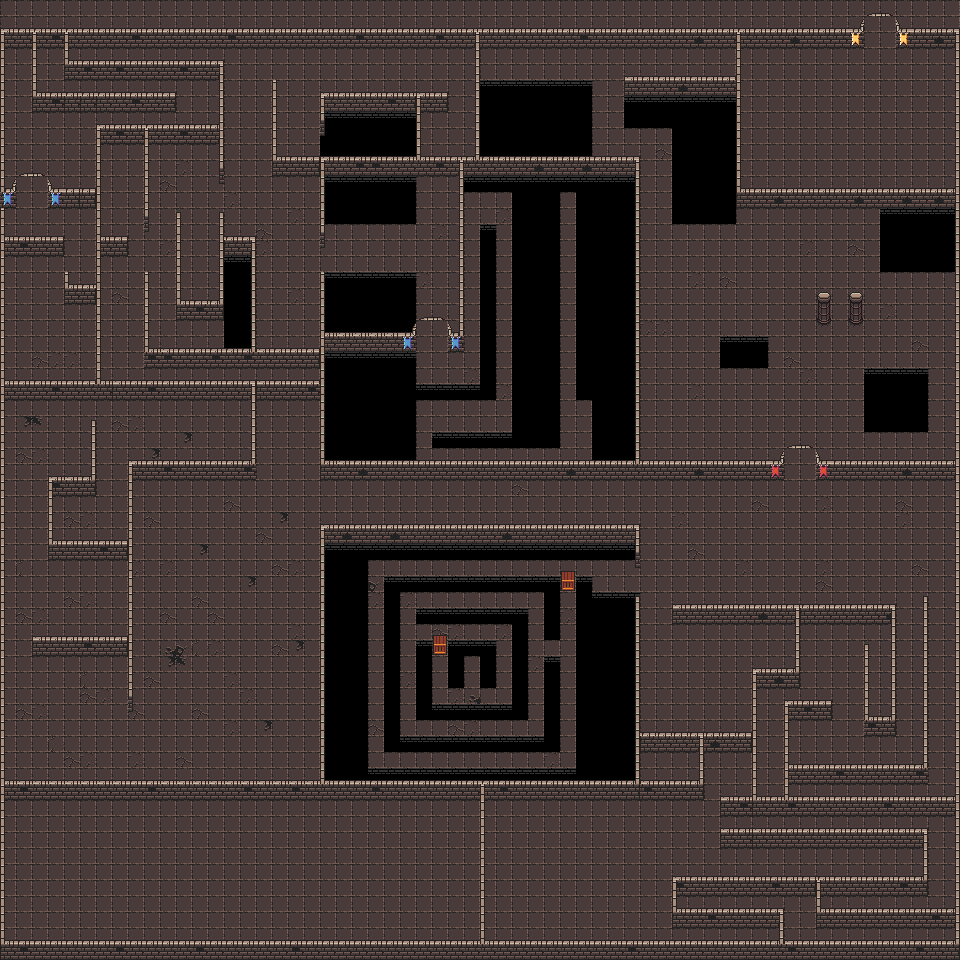

The image is a tile-based game level rendered from a .tmx file. Its description and source (layers, tilesets, objects; grid data summarised) follow:
An orthogonal 60x60 tile map with 16x16 px tiles, 3 tile layers (floor, walls, side-walls) and 386 objects (203x spike, 159x wall, 14x ladder, 4x plate, 3x door, ...).

<map version="1.10" tiledversion="1.10.1" orientation="orthogonal" renderorder="right-down" width="60" height="60" tilewidth="16" tileheight="16" infinite="0" nextlayerid="7" nextobjectid="504">
 <tileset firstgid="1" name="tiles_spritesheet" tilewidth="16" tileheight="16" tilecount="1024" columns="32">
  <image source="tiles_spritesheet.png" width="512" height="512" />
 </tileset>
 <layer id="6" name="floor" width="60" height="60">
  <data>[3600 cells, 3593 non-empty, 13 distinct tile ids]</data>
 </layer>
 <layer id="1" name="walls" width="60" height="60" locked="1">
  <data>[3600 cells, 1837 non-empty, 37 distinct tile ids]</data>
 </layer>
 <layer id="3" name="side-walls" width="60" height="60" locked="1">
  <data>[3600 cells, 593 non-empty, 24 distinct tile ids]</data>
 </layer>
 <objectgroup id="2" name="obj">
  <object id="12" name="red-plate" type="plate" x="43.3333" y="64.6667" width="16" height="2">
   <properties>
    <property name="color" value="red" />
    <property name="connected" type="int" value="1" />
   </properties>
  </object>
  <object id="24" name="blue-plate" type="plate" x="791.25" y="922.5" width="16" height="2">
   <properties>
    <property name="color" value="blue" />
    <property name="connected" type="int" value="2" />
   </properties>
  </object>
  <object id="27" name="blue-door" type="door" x="16" y="176" width="32" height="17">
   <properties>
    <property name="connected" type="int" value="2" />
   </properties>
  </object>
  <object id="28" name="red-door" type="door" x="784" y="448" width="32" height="17">
   <properties>
    <property name="connected" type="int" value="1" />
   </properties>
  </object>
  <object id="29" name="exit-door" type="exit" x="864" y="16" width="32" height="17">
   <properties>
    <property name="connected" type="int" value="7" />
   </properties>
  </object>
  <object id="30" name="spike" type="spike" x="32" y="288" width="16" height="2" />
  <object id="31" name="spike" type="spike" x="48" y="304" width="16" height="2" />
  <object id="33" name="spike" type="spike" x="16" y="304" width="16" height="2" />
  <object id="34" name="spike" type="spike" x="32" y="320" width="16" height="2" />
  <object id="37" name="spike" type="spike" x="48" y="336" width="16" height="2" />
  <object id="38" name="spike" type="spike" x="16" y="336" width="16" height="2" />
  <object id="40" name="spike" type="spike" x="64" y="320" width="16" height="2" />
  <object id="41" name="ladder" type="ladder" x="64" y="352" width="16" height="2">
   <properties>
    <property name="connected" type="int" value="1" />
   </properties>
  </object>
  <object id="42" name="ladder" type="ladder" x="432" y="128" width="16" height="2">
   <properties>
    <property name="connected" type="int" value="1" />
   </properties>
  </object>
  <object id="43" name="ladder" type="ladder" x="790.75" y="900" width="16" height="2">
   <properties>
    <property name="connected" type="int" value="2" />
   </properties>
  </object>
  <object id="44" name="ladder" type="ladder" x="934" y="880" width="16" height="2">
   <properties>
    <property name="connected" type="int" value="2" />
   </properties>
  </object>
  <object id="52" name="blue-door" type="door" x="416" y="320" width="32" height="17">
   <properties>
    <property name="connected" type="int" value="3" />
   </properties>
  </object>
  <object id="53" name="ladder" type="ladder" x="560" y="224" width="16" height="2">
   <properties>
    <property name="connected" type="int" value="3" />
   </properties>
  </object>
  <object id="54" name="ladder" type="ladder" x="32" y="864" width="16" height="2">
   <properties>
    <property name="connected" type="int" value="3" />
   </properties>
  </object>
  <object id="55" name="ladder" type="ladder" x="448" y="816" width="16" height="2">
   <properties>
    <property name="connected" type="int" value="4" />
   </properties>
  </object>
  <object id="56" name="ladder" type="ladder" x="512" y="64" width="16" height="2">
   <properties>
    <property name="connected" type="int" value="4" />
   </properties>
  </object>
  <object id="57" name="spike" type="spike" x="96" y="816" width="16" height="2" />
  <object id="58" name="spike" type="spike" x="112" y="832" width="16" height="2" />
  <object id="59" name="spike" type="spike" x="64" y="816" width="16" height="2" />
  <object id="60" name="spike" type="spike" x="80" y="832" width="16" height="2" />
  <object id="61" name="spike" type="spike" x="96" y="848" width="16" height="2" />
  <object id="62" name="spike" type="spike" x="64" y="848" width="16" height="2" />
  <object id="63" name="spike" type="spike" x="144" y="832" width="16" height="2" />
  <object id="64" name="spike" type="spike" x="112" y="864" width="16" height="2" />
  <object id="65" name="spike" type="spike" x="80" y="864" width="16" height="2" />
  <object id="66" name="spike" type="spike" x="144" y="864" width="16" height="2" />
  <object id="67" name="spike" type="spike" x="128" y="848" width="16" height="2" />
  <object id="68" name="spike" type="spike" x="96" y="880" width="16" height="2" />
  <object id="69" name="spike" type="spike" x="112" y="896" width="16" height="2" />
  <object id="70" name="spike" type="spike" x="64" y="880" width="16" height="2" />
  <object id="71" name="spike" type="spike" x="80" y="896" width="16" height="2" />
  <object id="72" name="spike" type="spike" x="96" y="912" width="16" height="2" />
  <object id="73" name="spike" type="spike" x="64" y="912" width="16" height="2" />
  <object id="74" name="spike" type="spike" x="144" y="896" width="16" height="2" />
  <object id="78" name="spike" type="spike" x="128" y="912" width="16" height="2" />
  <object id="79" name="spike" type="spike" x="128" y="880" width="16" height="2" />
  <object id="80" name="spike" type="spike" x="128" y="816.25" width="16" height="2" />
  <object id="81" name="spike" type="spike" x="176" y="832" width="16" height="2" />
  <object id="82" name="spike" type="spike" x="176" y="864" width="16" height="2" />
  <object id="83" name="spike" type="spike" x="176" y="896" width="16" height="2" />
  <object id="85" name="spike" type="spike" x="176" y="848" width="16" height="2" />
  <object id="86" name="spike" type="spike" x="176" y="912" width="16" height="2" />
  <object id="87" name="spike" type="spike" x="176" y="880" width="16" height="2" />
  <object id="88" name="spike" type="spike" x="176" y="816" width="16" height="2" />
  <object id="89" name="spike" type="spike" x="192" y="832" width="16" height="2" />
  <object id="90" name="spike" type="spike" x="192" y="864" width="16" height="2" />
  <object id="91" name="spike" type="spike" x="192" y="896" width="16" height="2" />
  <object id="93" name="spike" type="spike" x="192" y="848" width="16" height="2" />
  <object id="94" name="spike" type="spike" x="192" y="912" width="16" height="2" />
  <object id="95" name="spike" type="spike" x="192" y="880" width="16" height="2" />
  <object id="96" name="spike" type="spike" x="192" y="816" width="16" height="2" />
  <object id="97" name="spike" type="spike" x="208" y="832" width="16" height="2" />
  <object id="98" name="spike" type="spike" x="208" y="864" width="16" height="2" />
  </objectgroup>
</map>
<!-- 328 of 386 objects omitted -->
